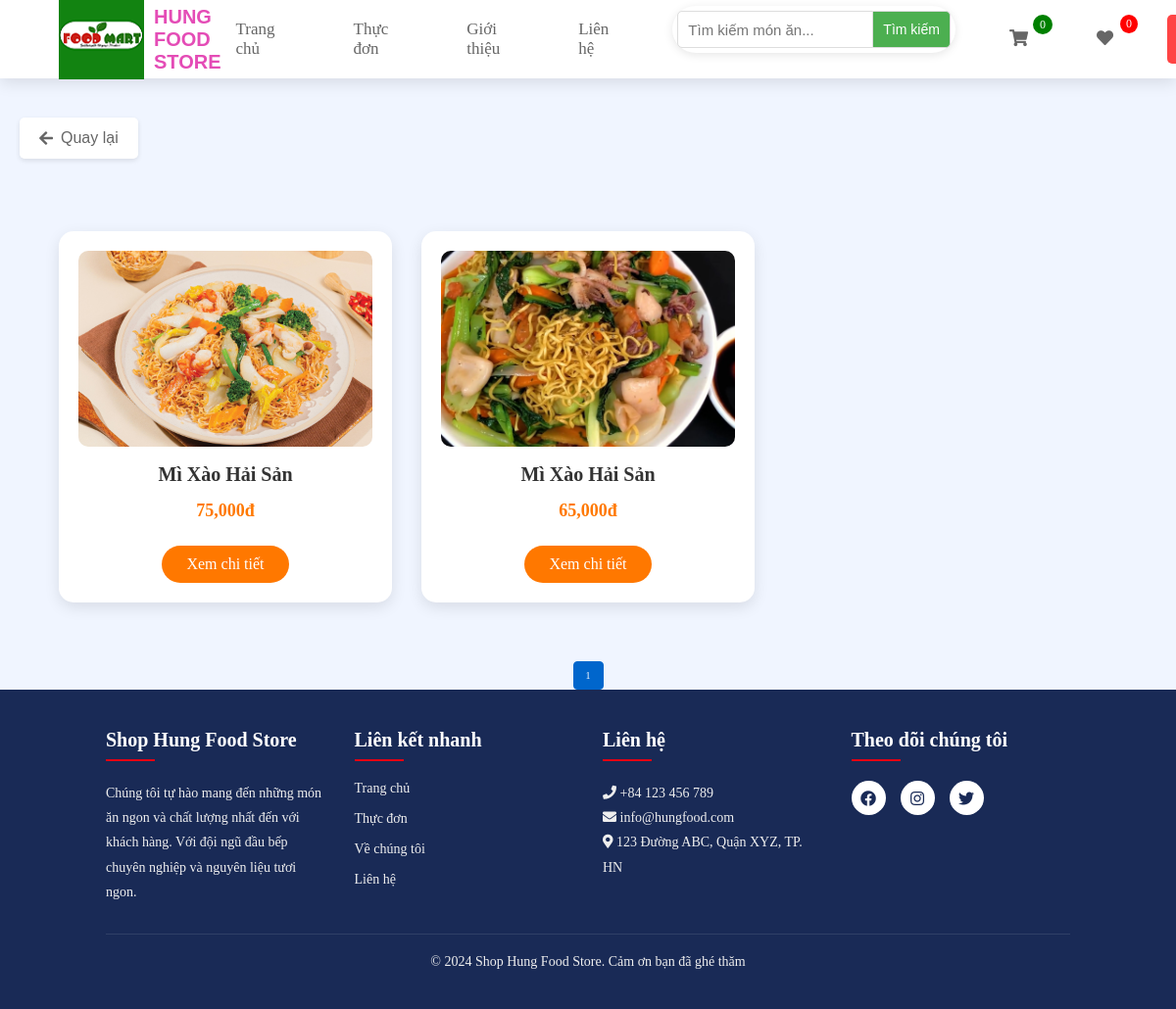
Page /search.php?keyword=Mì Xào Hải Sản (signed in) on the committed database.
### tables this page shows
CREATE TABLE `products` (
  `id` int(11) NOT NULL,
  `name` varchar(255) NOT NULL,
  `description` text DEFAULT NULL,
  `price` decimal(10,2) NOT NULL,
  `old_price` decimal(10,2) DEFAULT NULL,
  `image` varchar(255) DEFAULT NULL,
  `category` varchar(100) DEFAULT NULL,
  `rating` decimal(2,1) DEFAULT NULL,
  `created_at` timestamp NOT NULL DEFAULT current_timestamp(),
  `is_featured` tinyint(1) DEFAULT 0,
  `is_on_sale` tinyint(1) DEFAULT 0,
  `is_new` tinyint(1) DEFAULT 0
);

### search.php (the view, shortened to what this page needs)
<?php
include 'config/database.php';
$keyword = isset($_GET['keyword']) ? trim($_GET['keyword']) : '';
$page = isset($_GET['page']) ? (int)$_GET['page'] : 1;
$limit = 3;
$offset = ($page - 1) * $limit;
try {
    $stmt = $conn->prepare("SELECT * FROM products WHERE LOWER(name) LIKE LOWER(:keyword) LIMIT :limit OFFSET :offset");
    $stmt->bindValue(':keyword', "%$keyword%", PDO::PARAM_STR);
    $stmt->bindValue(':limit', $limit, PDO::PARAM_INT);
    $stmt->bindValue(':offset', $offset, PDO::PARAM_INT);
    $stmt->execute();
    $results = $stmt->fetchAll(PDO::FETCH_ASSOC);
    $count_stmt = $conn->prepare("SELECT COUNT(*) FROM products WHERE LOWER(name) LIKE LOWER(:keyword)");
    $count_stmt->execute(['keyword' => "%$keyword%"]);
    $total_products = $count_stmt->fetchColumn();
    $total_pages = ceil($total_products / $limit);
} catch(PDOException $e) {
    echo "Error: " . $e->getMessage();
}
?>
<!DOCTYPE html>
<html lang="vi">
<head>
    <link rel="stylesheet" href="https://cdnjs.cloudflare.com/ajax/libs/font-awesome/5.15.4/css/all.min.css">
    <link rel="stylesheet" href="style.css">
</head>
<body>
    <?php include 'header.php'; ?>
    <div class="search-result-container">
        <div class="search-result-heading">
            <span class="search-text">Kết quả tìm kiếm cho</span>
            "<span class="search-keyword"><?php echo htmlspecialchars($keyword); ?></span>"
            <span class="search-count">(<?php echo $total_products; ?> sản phẩm)</span>
        </div>
    </div>
    <div class="container">
        <button onclick="history.back()" class="back-btn">
            <i class="fas fa-arrow-left"></i> Quay lại
        </button>
        <div class="search-results">
            <div class="products-container">
                <?php if(!empty($results)): ?>
                    <?php foreach($results as $row): ?>
                        <div class="product-box">
                            <img src="images/<?php echo htmlspecialchars($row['image']); ?>" alt="<?php echo htmlspecialchars($row['name']); ?>">
                            <h3><?php echo htmlspecialchars($row['name']); ?></h3>
                            <p class="price"><?php echo number_format($row['price']); ?>đ</p>
                            <a href="product-detail.php?id=<?php echo $row['id']; ?>" class="btn">Xem chi tiết</a>
                        </div>
                    <?php endforeach; ?>
                <?php else: ?>
                    <p class="no-results">Không tìm thấy sản phẩm nào phù hợp với từ khóa "<?php echo htmlspecialchars($keyword); ?>"</p>
                <?php endif; ?>
            </div>
        </div>
        <div class="pagination">
            <?php for ($i = 1; $i <= $total_pages; $i++): ?>
                <a href="?keyword=<?php echo urlencode($keyword); ?>&page=<?php echo $i; ?>" class="<?php if ($i == $page) echo 'active'; ?>"><?php echo $i; ?></a>
            <?php endfor; ?>
        </div>
    </div>
    <?php include 'footer.php'; ?>
</body>
</html>

### style.css (style rules this page uses)
:root { --primary: #e60012; --black: #192a56; --light-color: #666; --box-shadow: 0 .5rem 1.5rem rgba(0,0,0,.1); }
* { margin: 0; padding: 0; box-sizing: border-box; text-decoration: none; outline: none; border: none; transition: all .2s linear; }
html { font-size: 62.5%; overflow-x: hidden; scroll-padding-top: 5.5rem; scroll-behavior: smooth; }
.btn { margin-top: 1rem; display: inline-block; font-size: 1.7rem; color: #fff; background: var(--primary); border-radius: .5rem; cursor: pointer; padding: .8rem 3rem; transition: .2s linear; }
.pagination { display: flex; justify-content: center; gap: 5px; margin-top: 20px; }
.pagination a { padding: 8px 12px; border: 1px solid #dee2e6; border-radius: 4px; color: #0066cc; text-decoration: none; transition: all 0.3s ease; }
.pagination a.active { background: #0066cc; color: #fff; border-color: #0066cc; }
.pagination { text-align: center; margin-top: 2rem; }
body { min-height: 100vh; display: flex; flex-direction: column; background-color: #f0f5ff; }
.search-results { margin-top: 120px; padding: 20px 5%; }
.products-container { display: grid; grid-template-columns: repeat(auto-fill, minmax(300px, 1fr)); gap: 30px; padding: 20px 0; }
.product-box { background: #fff; border-radius: 15px; padding: 20px; text-align: center; box-shadow: 0 5px 15px rgba(0,0,0,0.1); }
.product-box img { width: 100%; height: 200px; object-fit: cover; border-radius: 10px; }
.product-box h3 { font-size: 2rem; color: #333; margin: 15px 0; }
.product-box .price { font-size: 1.8rem; color: #ff7800; font-weight: bold; margin-bottom: 15px; }
.product-box .btn { display: inline-block; padding: 10px 25px; background: #ff7800; color: #fff; font-size: 1.6rem; border-radius: 25px; text-decoration: none; transition: background 0.3s ease; }
.back-btn { position: fixed; top: 120px; left: 20px; padding: 12px 20px; background: #fff; border: none; border-radius: 5px; box-shadow: 0 2px 5px rgba(0,0,0,0.1); color: #666; cursor: pointer; font-size: 1.6rem; display: flex; align-items: center; gap: 8px; transition: all 0.3s ease; z-index: 100; }
.search-result-heading { padding: 15px 20px; margin-bottom: 20px; font-size: 20px; background-color: #f0f5ff; border-radius: 5px; text-align: left; box-shadow: 0 1px 3px rgba(0,0,0,0.08); }
.search-text { font-weight: 600; color: #333; }
.search-keyword { color: #ff6b6b; font-weight: 700; font-size: 22px; }
.search-count { color: #666; font-weight: 500; }

### rows in the picture
products: image (picture), name "Mì Xào Hải Sản", price "75,000"
products: image (picture), name "Mì Xào Hải Sản", price "65,000"

### other values in the picture
$cart_count "0"
$favorites_count "0"
